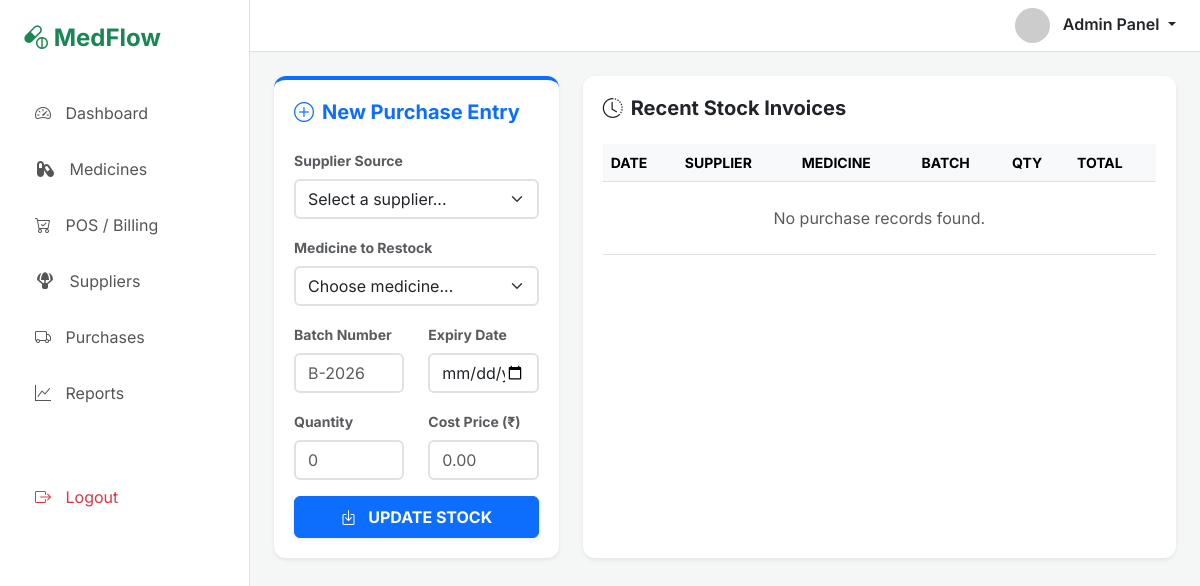
Page /purchases/ (signed in) on the earlier database version.
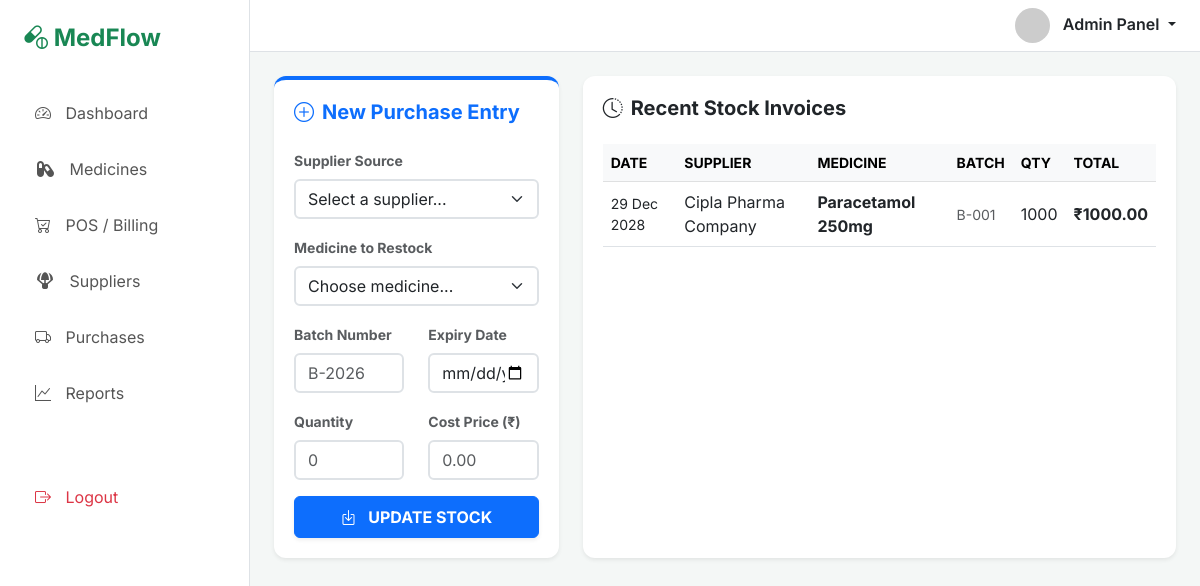
Same page on the later database version.
### medflowapp/models.py (models this page shows, shortened)
class Purchase(models.Model):
    supplier = models.ForeignKey(Supplier, on_delete=models.PROTECT)
    medicine = models.ForeignKey(Medicine, on_delete=models.PROTECT)
    batch_number=models.CharField(max_length=50)
    quantity_received = models.PositiveIntegerField(default=0)
    cost_price=models.DecimalField(max_digits=11, decimal_places=2)
    purchase_date=models.DateTimeField(default=timezone.now)
    def total_cost(self):
        return self.quantity_received * self.cost_price

class Supplier(models.Model):
    phone_regex=RegexValidator(regex=r'^\+?1?\d{9,15}$', message="Format: '+999999999'")
    supplier_name=models.CharField(max_length=50)
    supplier_contact = models.CharField(validators=[phone_regex],max_length=17, unique=True)
    supplier_person = models.CharField(max_length=100)
    supplier_address=models.TextField()

class Medicine(models.Model):
    medicine_name = models.CharField(max_length=50)
    expiry_date = models.DateField()
    category={
        '------':'-----',
        'TAB':'TAB',
        'SYR': 'SYRUP',
        'CAP':'CAP',
        'INJ': 'INJ'
    }
    med_category = models.CharField(choices=category, default="----")
    price=models.DecimalField(max_digits=11, decimal_places=2, default=0.00)
    quantity = models.PositiveIntegerField(default=0)

### medflowapp/views.py (the view)
# urls.py: path('purchases/', views.purchases, name='purchases'),
@login_required
@cache_control(no_cache=True, must_revalidate=True, no_store=True)
def purchases(request):
    suppliers = Supplier.objects.all()
    medicines = Medicine.objects.all()
    history = Purchase.objects.all().order_by('-purchase_date')
    context = {
        "supplier_details":suppliers,
        "medicine_details": medicines,
        "purchase_history":history,
    }
    return render(request, "medflowapp/purchases_section.html", context)

### medflowapp/templates/medflowapp/purchases_section.html (shortened to what the changed rows need)
{% extends 'layout/base.html' %}
{% block content %}
 <div id="purchases-module" class="module-content">
    <div class="row g-4">
        <div class="col-md-8">
            <div class="table-container shadow-sm h-100">
                <div class="table-responsive">
                    <table class="table table-hover align-middle">
                        <thead class="table-light">
                            <tr class="small text-muted text-uppercase">
                                <th>Date</th>
                                <th>Supplier</th>
                                <th>Medicine</th>
                                <th>Batch</th>
                                <th>Qty</th>
                                <th>Total</th>
                            </tr>
                        </thead>
                        <tbody>
                            {% for purchase in purchase_history %}
                            <tr>
                                <td class="small">{{ purchase.purchase_date|date:"d M Y" }}</td>
                                <td>{{ purchase.supplier.supplier_name }}</td>
                                <td><strong>{{ purchase.medicine.medicine_name }}</strong></td>
                                <td class="small text-muted">{{ purchase.batch_number }}</td>
                                <td>{{ purchase.quantity_received }}</td>
                                <td class="fw-bold">&#8377;{{ purchase.total_cost }}</td>
                            </tr>
                            {% empty %}
                            <tr>
                                <td colspan="6" class="text-center text-muted py-4">No purchase records found.</td>
                            </tr>
                            {% endfor %}
                        </tbody>
                    </table>
                </div>
            </div>
        </div>
    </div>
</div>
{% endblock %}

Differences in the rows shown:
added Purchase: purchase_date "29 Dec 2028", supplier.supplier_name "Cipla Pharma Company", medicine.medicine_name "Paracetamol 250mg", batch_number "B-001", quantity_received "1000", total_cost "1000.00"
Other differences:
text no longer shown: "No purchase records found."
